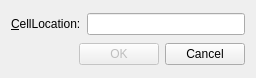
<?xml version="1.0" encoding="UTF-8"?>
<ui version="4.0">
 <class>Dialog</class>
 <widget class="QDialog" name="Dialog">
  <property name="geometry">
   <rect>
    <x>0</x>
    <y>0</y>
    <width>256</width>
    <height>78</height>
   </rect>
  </property>
  <property name="windowTitle">
   <string>Go To Cell</string>
  </property>
  <layout class="QVBoxLayout" name="verticalLayout">
   <item>
    <layout class="QHBoxLayout" name="horizontalLayout">
     <item>
      <widget class="QLabel" name="label">
       <property name="text">
        <string>&amp;CellLocation:</string>
       </property>
       <property name="buddy">
        <cstring>lineEdit</cstring>
       </property>
      </widget>
     </item>
     <item>
      <widget class="QLineEdit" name="lineEdit">
       <property name="enabled">
        <bool>true</bool>
       </property>
      </widget>
     </item>
    </layout>
   </item>
   <item>
    <layout class="QHBoxLayout" name="horizontalLayout_2">
     <item>
      <spacer name="horizontalSpacer">
       <property name="orientation">
        <enum>Qt::Horizontal</enum>
       </property>
       <property name="sizeHint" stdset="0">
        <size>
         <width>40</width>
         <height>20</height>
        </size>
       </property>
      </spacer>
     </item>
     <item>
      <widget class="QPushButton" name="okButton">
       <property name="enabled">
        <bool>false</bool>
       </property>
       <property name="text">
        <string>OK</string>
       </property>
       <property name="default">
        <bool>true</bool>
       </property>
      </widget>
     </item>
     <item>
      <widget class="QPushButton" name="cancelButton">
       <property name="text">
        <string>Cancel</string>
       </property>
      </widget>
     </item>
    </layout>
   </item>
  </layout>
 </widget>
 <layoutdefault spacing="6" margin="11"/>
 <tabstops>
  <tabstop>lineEdit</tabstop>
  <tabstop>okButton</tabstop>
  <tabstop>cancelButton</tabstop>
 </tabstops>
 <resources/>
 <connections/>
</ui>
